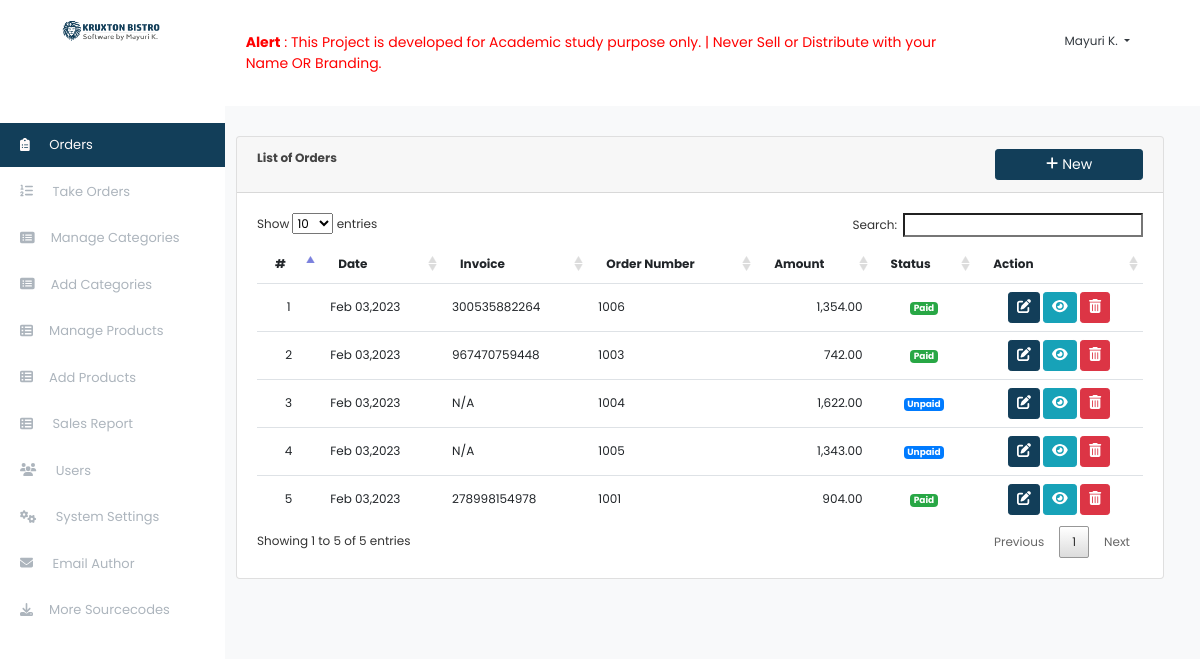
/index.php?page=orders (signed in), run on the app's committed database.
### tables this page shows
CREATE TABLE `orders` (
  `id` int(11) NOT NULL,
  `ref_no` varchar(50) NOT NULL,
  `total_amount` float NOT NULL,
  `amount_tendered` float NOT NULL,
  `order_number` int(30) NOT NULL,
  `date_created` datetime NOT NULL DEFAULT current_timestamp()
);

### orders.php (the view, shortened to what this page needs)
<?php include('db_connect.php');?>
<div class="container-fluid">
	<div class="col-lg-12">
		<div class="row">
			<div class="col-md-12">
				<div class="card">
					<div class="card-header">
						<b>List of Orders </b>
						<span class="float:right"><a class="btn btn-primary btn-sm col-sm-2 float-right" href="billing/index.php" id="new_order">
					<i class="fa fa-plus"></i> New
				</a></span>
					</div>
					<div class="card-body">
						<table class="table table-hover">
							<thead>
								<tr>
									<th>#</th>
									<th>Date</th>
									<th>Invoice</th>
									<th>Order Number</th>
									<th>Amount</th>
									<th>Status</th>
									<th>Action</th>
								</tr>
							</thead>
							<tbody>
								<?php
								$i = 1;
								$order = $conn->query("SELECT * FROM orders order by unix_timestamp(date_created) desc ");
								while($row=$order->fetch_assoc()):
								?>
								<tr>
									<td class="text-center"><?php echo $i++ ?></td>
									<td>
										<p> <?php echo date("M d,Y",strtotime($row['date_created'])) ?></p>
									</td>
									<td>
										<p> <?php echo $row['amount_tendered'] > 0 ? $row['ref_no'] : 'N/A' ?></p>
									</td>
									<td>
										<p><?php echo $row['order_number'] ?></p>
									</td>
									<td>
										<p class="text-right"> <?php echo number_format($row['total_amount'],2) ?></p>
									</td>
									<td class="text-center">
										<?php if($row['amount_tendered'] > 0): ?>
											<span class="badge badge-success">Paid</span>
										<?php else: ?>
											<span class="badge badge-primary">Unpaid</span>
										<?php endif; ?>
									</td>
									<td class="text-center">
										<button class="btn btn-sm btn-primary " type="button" onclick="location.href='billing/index.php?id=<?php echo $row['id'] ?>'" data-id="<?php echo $row['id'] ?>" ><i class="fa fa-edit"></i></button>
										<button class="btn btn-sm btn-info view_order" type="button" data-id="<?php echo $row['id'] ?>"><i class="fa fa-eye"></i></button>
										<button class="btn btn-sm btn-danger delete_order" type="button" data-id="<?php echo $row['id'] ?>"><i class="fa fa-trash-alt"></i></button>
									</td>
								</tr>
								<?php endwhile; ?>
							</tbody>
						</table>
					</div>
				</div>
			</div>
		</div>
	</div>
</div>

### assets/css/style.css (style rules this page uses)
body { font-family:Poppins, Helvetica, "sans-serif"; color: #444444; width: 100%; height: calc(100%); font-size: 12px; }
a { color: #1977cc; }
.btn-primary, .btn-primary:hover { background-color: #123e59; border-color: #123e59; }
table.dataTable.no-footer { border: 0 !important; }
.table td, .table th { border-bottom: 1px solid #dee2e6; border-bottom: 0; }
table.dataTable thead th, table.dataTable thead td { border-bottom: 0px solid #111; border: 0; }

### index.php (style rules this page uses)
body { background: #f8f9fa; }

### orders.php (style rules this page uses)
td { vertical-align: middle !important; }
td p { margin: unset }

### data on the page
orders: date_created "Feb 03,2023", ref_no "300535882264", order_number "1006", total_amount "1,354.00", amount_tendered "Paid"
orders: date_created "Feb 03,2023", ref_no "967470759448", order_number "1003", total_amount "742.00", amount_tendered "Paid"
orders: date_created "Feb 03,2023", amount_tendered "N/A", order_number "1004", total_amount "1,622.00"
orders: date_created "Feb 03,2023", amount_tendered "N/A", order_number "1005", total_amount "1,343.00"
orders: date_created "Feb 03,2023", ref_no "278998154978", order_number "1001", total_amount "904.00", amount_tendered "Paid"

### other printed values
$_SESSION['login_name'] "Mayuri K."
